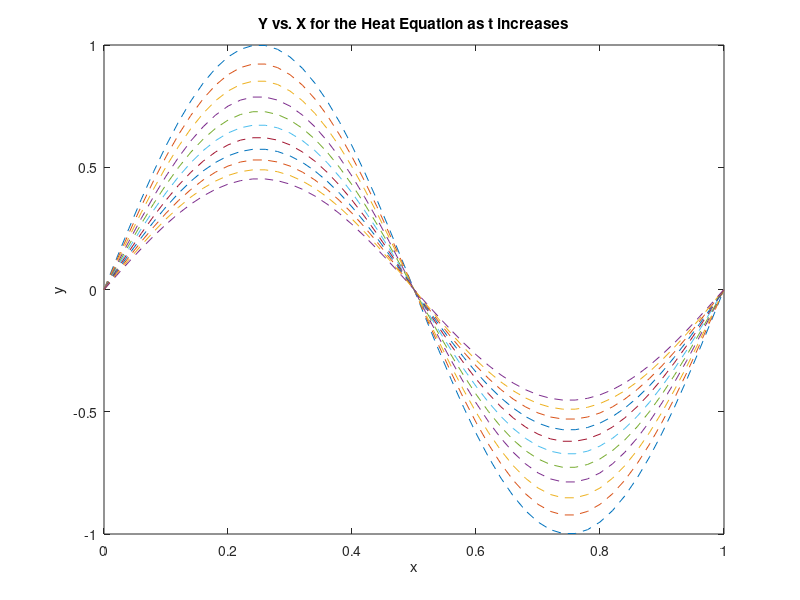

Here is the MATLAB script that generated this plot:
nx=50;
x0 = 0;
xf = 1;
h = (xf-x0)/nx;

u0 = 0; %set boundary conditions at x0, xf
uf = 0;

nk = 100;
t0 = 0;
tf = 0.02;
k = (tf-t0)/nk;
ta = t0:k:tf; %define t array

v = k/h^2; %define v to generate inverse matrix

xa = x0:h:xf; %define x array for values of x at one time instant

U = zeros(size(xa,2),size(ta,2)); %define matrix U for y at every t and x

%% Define the Initial Conditions (uncomment)
%y0 = @tent; %set y0 as the tent function

y0 = @(x) sin(2*pi*x);

%set initial values of x at t = 0
for j = 1:nx+1
    U(j,1) = y0(xa(j));
end

%% Calculate and Plot
%set boundary condition values for all t at x0,xf
for m = 1:nk+1
    U(1,m) = u0;
    U(nx+1,m) = uf;
end

for m = 1:nk %iterate through each time step
    for x = 2:nx %for each x coordinate
        U(x,m+1) = v*U(x-1,m)+(1-2*v)*U(x,m)+v*U(x+1,m); %calc for the next time step
    end
end

figure('name','Finite Differences: Heat Equation')
for m = 1:10:nk+1 %have to skip some otherwise graph too crowded
    plot(xa,U(:,m),'--') %plot each of the time steps on the same axis
    hold on;
end
hold off;
title('Y vs. X for the Heat Equation as t increases')
xlabel('x')
ylabel('y')
